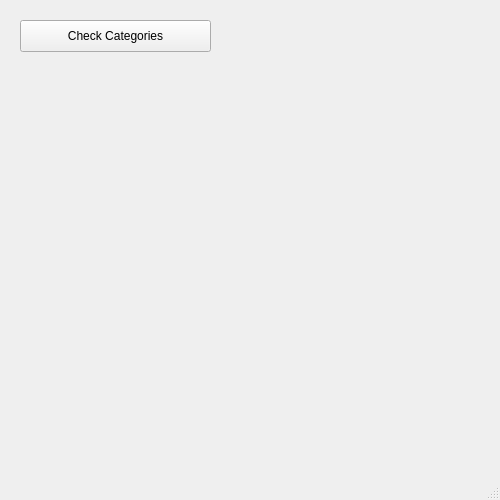
<?xml version="1.0" encoding="UTF-8"?>
<ui version="4.0">
 <class>MainWindow</class>
 <widget class="QMainWindow" name="MainWindow">
  <property name="geometry">
   <rect>
    <x>0</x>
    <y>0</y>
    <width>500</width>
    <height>500</height>
   </rect>
  </property>
  <property name="windowTitle">
   <string>MainWindow</string>
  </property>
  <widget class="QWidget" name="centralwidget">
   <widget class="QPushButton" name="checkCategoriesButton">
    <property name="geometry">
     <rect>
      <x>20</x>
      <y>20</y>
      <width>191</width>
      <height>32</height>
     </rect>
    </property>
    <property name="text">
     <string>Check Categories</string>
    </property>
   </widget>
  </widget>
  <widget class="QMenuBar" name="menubar">
   <property name="geometry">
    <rect>
     <x>0</x>
     <y>0</y>
     <width>500</width>
     <height>22</height>
    </rect>
   </property>
  </widget>
  <widget class="QStatusBar" name="statusbar"/>
 </widget>
 <resources/>
 <connections/>
</ui>
